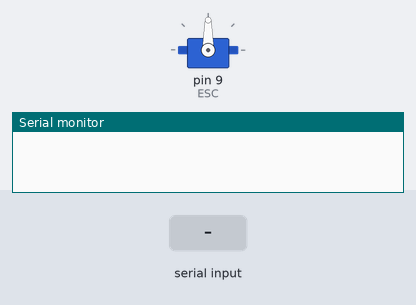
This sketch was run on a simulated Arduino Uno, built with avr-gcc and run on an emulated ATmega328P. Parts: servo, the last lines printed to the serial monitor. The test bench sets the inputs (shaded band).

Above: at 1.2 s.
1.3 s: "30,150\n" received over Serial
At 2.5 s:
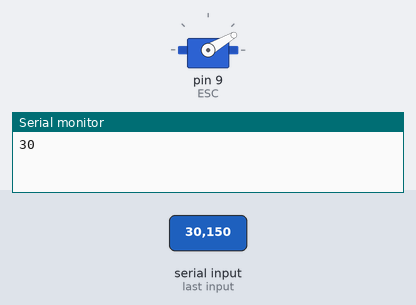
2.8 s: "5\n" received over Serial
At 3.4 s:
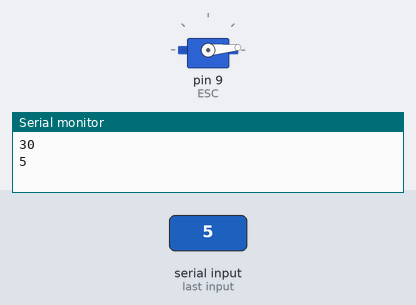
4.3 s: "90,45\n" received over Serial
At 4.7 s:
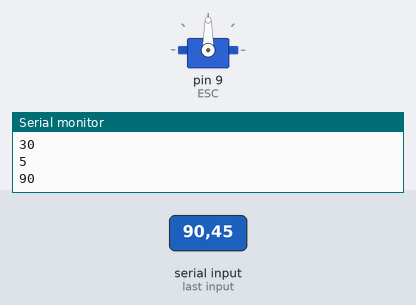
Timing chart, 0 to 7.3 s (numbered marks = the images above; inputs shaded):
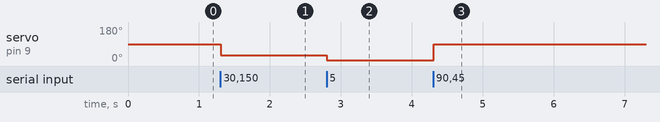

Measured:
- after the input at 1.3 s, servo on pin 9 (ESC): 90° → 30° at once
- after the input at 2.8 s, servo on pin 9 (ESC): 30° → 5° at once
- after the input at 4.3 s, servo on pin 9 (ESC): 5° → 90° at once

The sketch:

speed.ino
```cpp
#include <Servo.h>

Servo ESC;     // create servo object to control the ESC
int data;

void setup() {

  Serial.begin(9600);
  ESC.attach(9,1000,2000); // Attach the ESC on pin 9 (pin, min pulse width, max pulse width in microseconds)
  ESC.write(90);
}

void loop() {

  if (Serial.available() > 0)
  {
      String str = Serial.readStringUntil('\n');// leer lo que se recibe por el puerto serial
      data = str.toInt(); // convertir a entero lo que se lee en el puerto serial
      Serial.println(data); // imprimir el entero en el puerto serial
      if(data>=0 && data<=180) // condicion para no pasar los limites del motor y evitar forzarlo
        ESC.write(data); // envia la velocidad al motor
  }
}

// 0<<90 reversa
// 90<<180 frente
// 90 alto total
```
